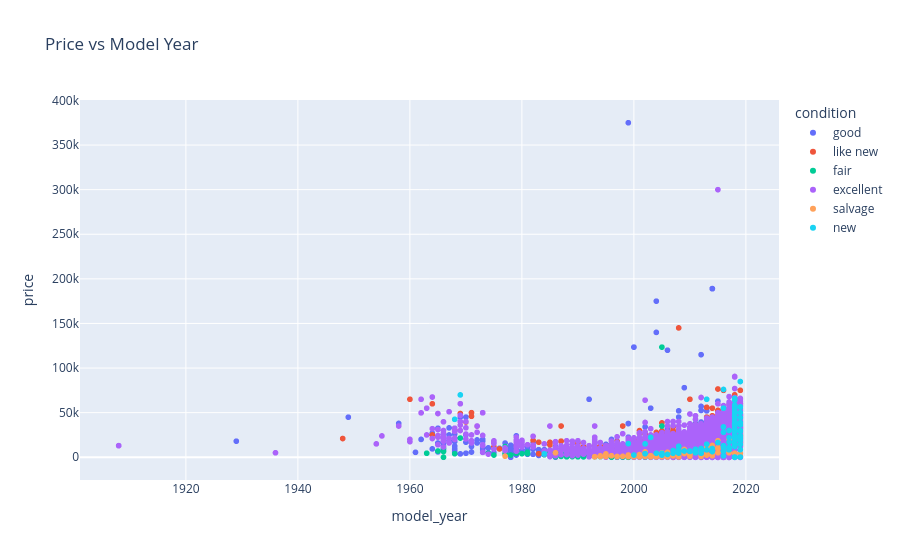

Notebook code for this chart:
### Code cell
#scatter plot: price vs model year:
fig = px.scatter(df, x='model_year', y='price', title='Price vs Model Year', color='condition')
fig.show()

### Figure 1 — Plotly figure (JSON) as saved in the notebook; plotly's stock layout.template omitted (floating-point values rounded to 4 significant figures; data arrays with more than 128 entries replaced by an {"elided": "..."} marker saying what was removed)
{"data": [{"hovertemplate": "condition=good<br>model_year=%{x}<br>price=%{y}<extra></extra>", "legendgroup": "good", "marker": {"color": "#636efa", "symbol": "circle"}, "mode": "markers", "name": "good", "showlegend": true, "type": "scattergl", "x": {"elided": "20145 float values"}, "xaxis": "x", "y": {"elided": "20145 int values"}, "yaxis": "y"}, {"hovertemplate": "condition=like new<br>model_year=%{x}<br>price=%{y}<extra></extra>", "legendgroup": "like new", "marker": {"color": "#EF553B", "symbol": "circle"}, "mode": "markers", "name": "like new", "showlegend": true, "type": "scattergl", "x": {"elided": "4742 float values"}, "xaxis": "x", "y": {"elided": "4742 int values"}, "yaxis": "y"}, {"hovertemplate": "condition=fair<br>model_year=%{x}<br>price=%{y}<extra></extra>", "legendgroup": "fair", "marker": {"color": "#00cc96", "symbol": "circle"}, "mode": "markers", "name": "fair", "showlegend": true, "type": "scattergl", "x": {"elided": "1607 float values"}, "xaxis": "x", "y": {"elided": "1607 int values"}, "yaxis": "y"}, {"hovertemplate": "condition=excellent<br>model_year=%{x}<br>price=%{y}<extra></extra>", "legendgroup": "excellent", "marker": {"color": "#ab63fa", "symbol": "circle"}, "mode": "markers", "name": "excellent", "showlegend": true, "type": "scattergl", "x": {"elided": "24773 float values"}, "xaxis": "x", "y": {"elided": "24773 int values"}, "yaxis": "y"}, {"hovertemplate": "condition=salvage<br>model_year=%{x}<br>price=%{y}<extra></extra>", "legendgroup": "salvage", "marker": {"color": "#FFA15A", "symbol": "circle"}, "mode": "markers", "name": "salvage", "showlegend": true, "type": "scattergl", "x": [1999.0, 2008.0, 2012.0, 1995.0, 2003.0, 2005.0, 2008.0, 2001.0, 2001.0, 1998.0, 2001.0, 2003.0, 2008.0, 2000.0, 2005.0, 2014.0, 2003.0, 1997.0, NaN, 2009.0, 2013.0, 2006.0, 2015.0, 2018.0, 2006.0, 1994.0, 1995.0, 2019.0, 1995.0, 2018.0, 2000.0, 2014.0, NaN, 2004.0, 2001.0, 2015.0, 2007.0, 2004.0, 2014.0, 1999.0, NaN, 2007.0, NaN, 2013.0, 1999.0, 2015.0, 2013.0, 2003.0, 1977.0, 2014.0, 2000.0, 2017.0, 2017.0, 2014.0, 2014.0, 2004.0, 1995.0, 2013.0, NaN, 1999.0, 2002.0, 2010.0, NaN, 2004.0, 2018.0, 2003.0, 2008.0, NaN, NaN, 2017.0, 2017.0, 2017.0, 2009.0, 2001.0, 2002.0, 1996.0, NaN, 2010.0, 2002.0, 2007.0, 2000.0, NaN, 2001.0, 2005.0, 2001.0, 1993.0, 2005.0, 2012.0, 1999.0, 2003.0, 2016.0, 2006.0, 1994.0, 2008.0, 2014.0, 1993.0, 2005.0, 2006.0, 2001.0, 2011.0, 2008.0, 2004.0, 2015.0, 2007.0, 1986.0, 2013.0, NaN, 1994.0, 1999.0, 1997.0, 2008.0, NaN, 2017.0, 2013.0, 2002.0], "xaxis": "x", "y": [600, 1000, 5500, 999, 850, 5000, 8000, 2500, 1800, 1000, 1500, 1800, 8000, 580, 2700, 11000, 800, 800, 3800, 4100, 12900, 400, 18500, 13500, 5500, 900, 850, 4500, 3750, 22000, 800, 1700, 9450, 2000, 1500, 5000, 4000, 800, 13000, 800, 15000, 2950, 1500, 3500, 800, 10700, 9975, 1400, 1200, 3500, 800, 20750, 8750, 13200, 6750, 2950, 2495, 2400, 2700, 2500, 800, 1200, 1200, 1000, 4500, 500, 4700, 1000, 3500, 5200, 20750, 8750, 8725, 750, 5000, 1700, 3000, 3000, 6000, 2500, 700, 5990, 500, 2500, 2250, 650, 700, 1000, 1900, 600, 7000, 1000, 1500, 7000, 4800, 500, 2000, 700, 3000, 5000, 7000, 450, 9900, 1500, 5000, 14500, 500, 1500, 1000, 850, 500, 3500, 5000, 2900, 2700], "yaxis": "y"}, {"hovertemplate": "condition=new<br>model_year=%{x}<br>price=%{y}<extra></extra>", "legendgroup": "new", "marker": {"color": "#19d3f3", "symbol": "circle"}, "mode": "markers", "name": "new", "showlegend": true, "type": "scattergl", "x": {"elided": "143 float values"}, "xaxis": "x", "y": {"elided": "143 int values"}, "yaxis": "y"}], "layout": {"legend": {"title": {"text": "condition"}, "tracegroupgap": 0}, "title": {"text": "Price vs Model Year"}, "xaxis": {"anchor": "y", "domain": [0, 1], "title": {"text": "model_year"}}, "yaxis": {"anchor": "x", "domain": [0, 1], "title": {"text": "price"}}}}
